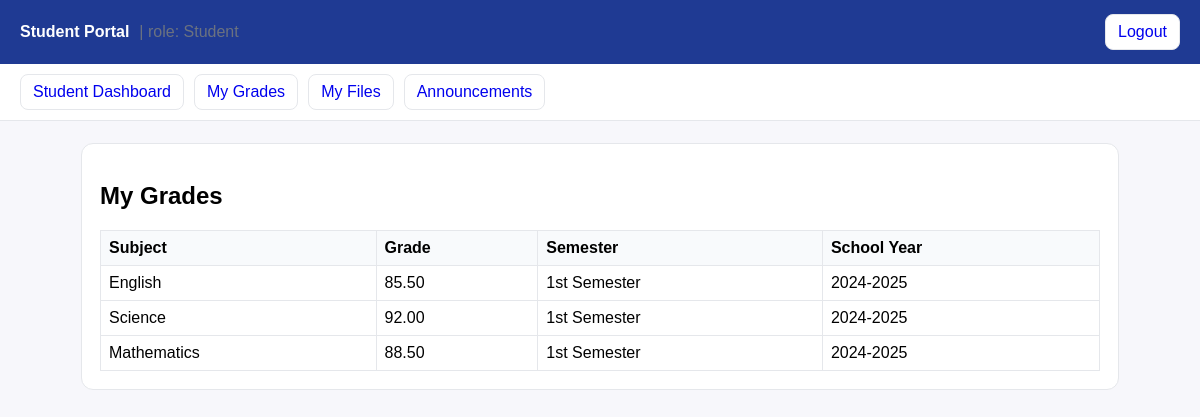
The page /student/grades.php (signed in) on the database its author committed.
### tables this page shows
CREATE TABLE grades (
  id INT AUTO_INCREMENT PRIMARY KEY,
  user_id INT NOT NULL,
  subject VARCHAR(100) NOT NULL,
  grade DECIMAL(5,2) NOT NULL,
  semester VARCHAR(50),
  school_year VARCHAR(20),
  created_at TIMESTAMP DEFAULT CURRENT_TIMESTAMP,
  updated_at TIMESTAMP DEFAULT CURRENT_TIMESTAMP ON UPDATE CURRENT_TIMESTAMP,
  FOREIGN KEY (user_id) REFERENCES users(id) ON DELETE CASCADE
);

### student/grades.php (the view, shortened to what this page needs)
<?php
include __DIR__ . "/../shared/header.php";
require_once __DIR__ . "/../data/db.php";
$uid = (int)$_SESSION["user_id"];
$res = mysqli_query($con, "SELECT subject, grade, semester, school_year FROM grades WHERE user_id = $uid ORDER BY id DESC");
?>
<h2>My Grades</h2>
<table>
  <tr><th>Subject</th><th>Grade</th><th>Semester</th><th>School Year</th></tr>
  <?php while ($row = mysqli_fetch_assoc($res)): ?>
    <tr>
      <td><?php echo htmlspecialchars($row["subject"]); ?></td>
      <td><?php echo htmlspecialchars($row["grade"]); ?></td>
      <td><?php echo htmlspecialchars($row["semester"]); ?></td>
      <td><?php echo htmlspecialchars($row["school_year"]); ?></td>
    </tr>
  <?php endwhile; ?>
</table>
<?php include __DIR__ . "/../shared/footer.php"; ?>

### shared/header.php (shortened to what this page needs)
<!DOCTYPE html>
<html lang="en">
<head>
</head>
<body>
<header>
  <div style="display:flex; align-items:center; gap:10px;">
    <strong>Student Portal</strong>
    <span class="muted">| role: <?php echo htmlspecialchars($_SESSION["role_name"] ?? "guest"); ?></span>
    <?php if (!empty($_SESSION["user_id"])): ?>
      <a class="btn" href="/AIMS_ver1/logout.php">Logout</a>
    <?php endif; ?>
  </div>
</header>
<nav>
  <?php
    $role = $_SESSION["role_name"] ?? "";
    if ($role === "Super Admin") {
        echo "<a class='btn' href='/AIMS_ver1/admin/dashboard.php'>Admin Dashboard</a>";
    } else if ($role === "Registrar") {
        echo "<a class='btn' href='/AIMS_ver1/registrar/dashboard.php'>Registrar Dashboard</a>";
        echo "<a class='btn' href='/AIMS_ver1/registrar/upload_grades.php'>Upload Grades</a>";
        echo "<a class='btn' href='/AIMS_ver1/registrar/upload_files.php'>Upload Files</a>";
    } else if ($role === "SAO") {
        echo "<a class='btn' href='/AIMS_ver1/sao/dashboard.php'>SAO Dashboard</a>";
        echo "<a class='btn' href='/AIMS_ver1/sao/announcements.php'>Announcements</a>";
    } else if ($role === "Student") {
        echo "<a class='btn' href='/AIMS_ver1/student/dashboard.php'>Student Dashboard</a>";
        echo "<a class='btn' href='/AIMS_ver1/student/grades.php'>My Grades</a>";
        echo "<a class='btn' href='/AIMS_ver1/student/files.php'>My Files</a>";
        echo "<a class='btn' href='/AIMS_ver1/student/announcements.php'>Announcements</a>";
    } else {
        echo "<a class='btn' href='/AIMS_ver1/index.php'>Login</a>";
    }
  ?>
</nav>
<div class="wrap">

### shared/footer.php
</div>
</body>
</html>

### shared/header.php (style rules this page uses)
body { font-family: Arial, sans-serif; margin:0; background:#f7f7fb; }
header { background:#1f3a93; color:#fff; padding:14px 20px; }
nav { background:#fff; border-bottom:1px solid #e5e7eb; padding:10px 20px; display:flex; gap:10px; flex-wrap:wrap; }
.wrap { max-width:1000px; margin: 22px auto; background:#fff; border:1px solid #e5e7eb; border-radius:12px; padding:18px; }
a.btn { text-decoration:none; padding:8px 12px; border-radius:8px; border:1px solid #e5e7eb; background:#fff; }
.muted { color:#6b7280; }
table { border-collapse:collapse; width:100%; }
th, td { border:1px solid #e5e7eb; padding:8px; text-align:left; }
th { background:#f8fafc; }

### rows shown on the page
grades: subject "English", grade "85.50", semester "1st Semester", school_year "2024-2025"
grades: subject "Science", grade "92.00", semester "1st Semester", school_year "2024-2025"
grades: subject "Mathematics", grade "88.50", semester "1st Semester", school_year "2024-2025"

### other values the page prints
$_SESSION["role_name"] "Student"
